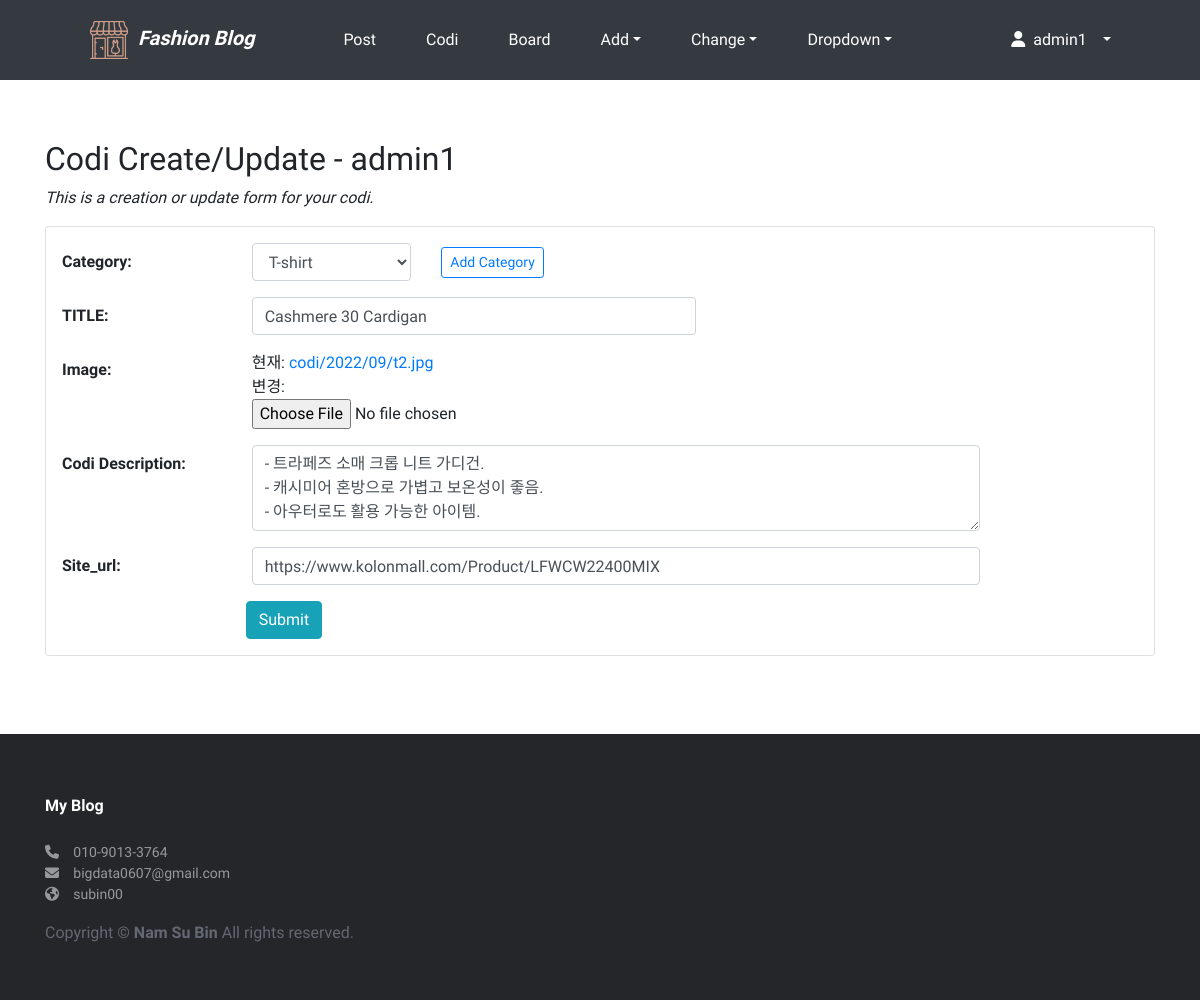
The page /codi/codi/10/update/ (signed in) on the database its author committed.
### codi/models.py (models this page shows, shortened)
class Codi(models.Model):
    category = models.ForeignKey(Category, on_delete=models.CASCADE)
    title = models.CharField('TITLE', max_length=30)
    description = models.TextField('Codi Description', blank=True)
    image = ThumbnailImageField(upload_to='codi/%Y/%m')
    upload_dt = models.DateTimeField('Upload Date', auto_now_add=True)
    url = models.URLField('site_url')
    owner=models.ForeignKey('auth.User', on_delete=models.CASCADE, verbose_name='OWNER', blank=True, null=True)
    class Meta:
        ordering=('title',)

### codi/views.py (the view)
# urls.py: path('codi/<int:pk>/update/', views.CodiUV.as_view(), name='codi_update'),
class CodiUV(OwnerOnlyMixin, UpdateView):
    model=Codi
    fields=('category', 'title', 'image', 'description', 'url')
    success_url=reverse_lazy('codi:index')

### codi/models.py (called while the page is built)
    def __str__(self):
        return self.name

### mysite/views.py (called while the page is built)
    def dispatch(self, request, *args, **kwargs):
        obj=self.get_object()
        if request.user != obj.owner:
            return self.handle_no_permission()
        return super().dispatch(request, *args, **kwargs)

### codi/templates/codi/codi_form.html (shortened to what this page needs)
{% extends 'base.html' %}
{% load widget_tweaks %}
{% block content %}
<h2>Codi Create/Update - {{ user }}</h2>
<p class="font-italic">This is a creation or update form for your codi.</p>
{% if form.is_multipart %}
    <form enctype="multipart/form-data" method="post" class="card pt-3">
{% else %}
    <form method="post" class="card pt-3">
{% endif %}
        <div class="form-group row">
            {{ form.category|add_label_class:"col-form-label col-sm-2 ml-3 font-weight-bold" }}
            <div class="col-sm-2">
                {{ form.category|add_class:"form-control" }}
            </div>
            <div class="col-sm-2 my-auto">
                <a href="{% url 'codi:category_add' %}" class="btn btn-outline-primary btn-sm">
                    Add Category</a>
            </div>
        </div>
        <div class="form-group row">
            {{ form.title|add_label_class:"col-form-label col-sm-2 ml-3 font-weight-bold" }}
            <div class="col-sm-5">
                {{ form.title|add_class:"form-control"|attr:"autofocus" }}
            </div>
        </div>
        <div class="form-group row">
            {{ form.image|add_label_class:"col-form-label col-sm-2 ml-3 font-weight-bold" }}
            <div class="col-sm-5">
                {{ form.image|add_class:"form-control-file" }}
            </div>
        </div>
        <div class="form-group row">
            {{ form.description|add_label_class:"col-form-label col-sm-2 ml-3 font-weight-bold" }}
            <div class="col-sm-8">
                {{ form.description|add_class:"form-control"|attr:"rows:3" }}
            </div>
        </div>
        <div class="form-group row">
            {{ form.url|add_label_class:"col-form-label col-sm-2 ml-3 font-weight-bold" }}
            <div class="col-sm-8">
                {{ form.url|add_class:"form-control"|attr:"rows:3" }}
            </div>
        </div>
        <div class="form-group">
            <div class="offset-sm-2 col-sm-5">
                <input type="submit" value="Submit" class="btn btn-info" />
            </div>
        </div>
    </form>
{% endblock %}

### templates/base.html (shortened to what this page needs)
<!DOCTYPE html>
<html lang="ko">
    {% load static%}
<head>
    <link rel="stylesheet" href="https://maxcdn.bootstrapcdn.com/bootstrap/4.5.0/css/bootstrap.min.css">
    <link rel="stylesheet" as="style" crossorigin href="https://cdn.jsdelivr.net/gh/orioncactus/pretendard@v1.3.5/dist/web/static/pretendard.css" />
</head>
<body>
    <nav class="navbar navbar-expand-lg navbar-3 dark bg-dark">
        <span class="navbar-brand mx-5 mb-0 font-weight-bold font-italic"><a class='nav-link text-white' href="{% url 'home' %}">&nbsp;&nbsp;<img src="{% static 'img/shop (5).png' %}" width="38px">&nbsp; Fashion Blog</a></span>
        <div class="collapse navbar-collapse" id="navbarSupportedContent">
            <ul class="navbar-nav mr-auto">
                <li class="nav-item mx-1 btn">
                    <a class="nav-link text-white" href="{% url 'blog:index' %}">Post</a>
                </li>
                <li class="nav-item mx-1 btn">
                    <a class="nav-link text-white" href="{% url 'codi:index' %}">Codi</a>
                </li>
                <li class="nav-item mx-1 btn">
                    <a class="nav-link text-white" href="{% url 'board:index' %}">Board</a>
                </li>
                <li class="nav-item dropdown mx-1 btn">
                    <a class="nav-link dropdown-toggle text-white" href="#" data-toggle="dropdown">Add</a>
                </li>
                <li class="nav-item dropdown mx-1 btn">
                    <a class="nav-link dropdown-toggle text-white" href="#" data-toggle="dropdown">Change</a>
                </li>
                <li class="nav-item dropdown mx-1 btn">
                    <a class="nav-link dropdown-toggle text-white" href="#" data-toggle="dropdown">Dropdown</a>
                </li>
            </ul>
            <ul class="navbar-nav mx-5">
                <li class="nav-item dropdown mx-1 btn btn-dark">
                    {% if user.is_active %}
                    <a class="nav-link dropdown-toggle text-white" href="#" data-toggle="dropdown">
                        <i class="fas fa-user"></i>&ensp;{% firstof user.get_short_name user.get_username %}&ensp;
                    </a>
                    {% endif %}
                </li>
            </ul>
        </div>
    </nav>
    <div id="main-wrapper">
        <div id="main-content" class="container">
            {% block content %}
            {% endblock %}
        </div>
    </div>
    <footer>
        <div class="container">
            <div class="footer_logo">My Blog</div>
            <div id="contact_info">
                <p>
                    <a class="text-decoration-none" href="tel:+821090133764"><i class="fa-solid fa-phone"></i>&emsp;010-9013-3764</a>
                    <br>
                    <a class="text-decoration-none" href="mailto:bigdata0607@gmail.com"><i class="fa-solid fa-envelope"></i>&emsp;bigdata0607@gmail.com</a>
                    <br>
                    <a class="text-decoration-none" href="https://subindata.tistory.com/" target="_blank"><i class="fa fa-globe"></i>&emsp;subin00</a>
                </p>
            </div>
            <p style="color:#646873">Copyright © <b>Nam Su Bin</b> All rights reserved.</p>
        </div>
    </footer>
</body>
</html>

### templates/base.html (style rules this page uses)
* { font-family: 'Heebo', sans-serif; }
html, body { margin: 0; padding: 0; height: 100%; }
#main-wrapper { margin: 60px 0; height: auto; min-height: 100%; padding-bottom: 266px; }
footer { height: 266px; position: relative; transform : translateY(-100%); width: 100%; padding: 60px 0; background: #252629; }
#contact_info * { color: #96989c; font-size: 14px; }
footer .footer_logo { padding-bottom: 24px; color: #fff; font-weight: 600; }

### rows shown on the page
Codi: category|add_label_class "Category:", category "T-shirt", title|add_label_class "TITLE:", title "Cashmere 30 Cardigan", image|add_label_class "Image:", description|add_label_class "Codi Description:", description "- 트라페즈 소매 크롭 니트 가디건. - 캐시미어 혼방으로 가볍고 보온성이 좋음. - 아우터로도 활용 가능한 아이템.", url|add_label_class "Site_url:", url "https://www.kolonmall.com/Product/LFWCW22400MIX"

### other values the page prints
{{ user }} "admin1"
